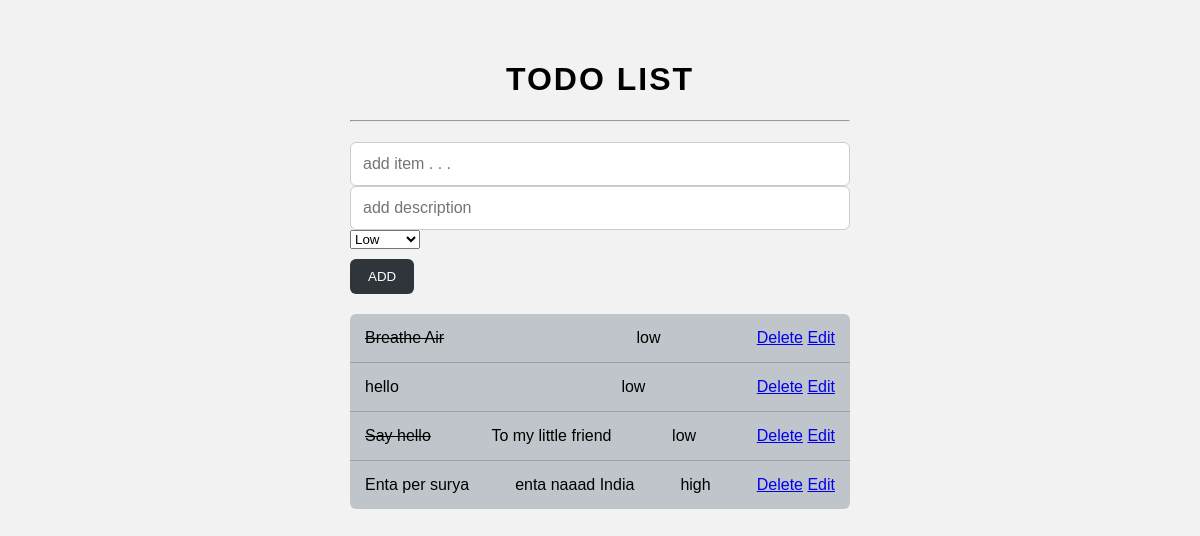
The page / on the database its author committed.
### todolistapp/models.py (models this page shows)
class Task(models.Model):
    name=models.CharField(max_length=100)
    description=models.CharField(blank=True)
    priority=models.CharField(max_length=10, default='low')
    completed=models.BooleanField(default=False)

### todolistapp/views.py (the view)
# urls.py: path('', views.index, name='index'),
def index(request):
    task=Task.objects.all()
    if request.method=='POST':
        a= request.POST.get('item')
        b= request.POST.get('description')
        c=request.POST.get('priority')
        Task.objects.create(name=a, description=b, priority=c)
        return redirect('index')
    return render(request, 'index.html',{'task':task})

### todolistapp/templates/index.html (shortened to what this page needs)
<!DOCTYPE html>
<html lang="en">
<head>
</head>
<body>
<div class="container">
    <h1>TODO LIST</h1>
    <hr>
    <form action="#" method="POST">
        <input type="text" placeholder="add item . . ." name="item">
        <input type="text" placeholder="add description" name="description">
        <select name="priority">
            <option value="low">Low</option>
        </select><br>
        <button type="submit" class="add-btn">ADD</button>
    </form>
    <div class="task-box">
        {% for i in  task %}
        <div class="task">
            {% if i.completed %}
                <strike>{{ i.name }}</strike>
            {% else %}
                <span>{{ i.name }}</span>
            {% endif %}
            <span>{{ i.description }}</span>
            <span>{{ i.priority }}</span>
            <div class="buttons">
                <a href='delete/{{ i.id }}/' >Delete</a>
                <a href='edit/{{ i.id }}/' >Edit</a>
            </div>
        </div>
        {% endfor %}
    </div>
</div>
</body>
</html>

### todolistapp/templates/index.html (style rules this page uses)
body { font-family: Arial, sans-serif; background-color: #f2f2f2; display: flex; justify-content: center; margin-top: 40px; }
.container { width: 500px; }
h1 { text-align: center; letter-spacing: 2px; }
hr { margin: 20px 0; }
input { width: 100%; padding: 12px; font-size: 16px; border: 1px solid #ccc; border-radius: 6px; box-sizing: border-box; }
.add-btn { margin-top: 10px; padding: 10px 18px; background-color: #2f353b; color: white; border: none; border-radius: 6px; cursor: pointer; }
.task-box { margin-top: 20px; background-color: #bfc5ca; border-radius: 6px; overflow: hidden; }
.task { display: flex; justify-content: space-between; align-items: center; padding: 15px; border-bottom: 1px solid #9aa1a6; }
.task:last-child { border-bottom: none; }

### rows shown on the page
Task: name "Breathe Air", priority "low"
Task: name "hello", priority "low"
Task: name "Say hello", description "To my little friend", priority "low"
Task: name "Enta per surya", description "enta naaad India", priority "high"
